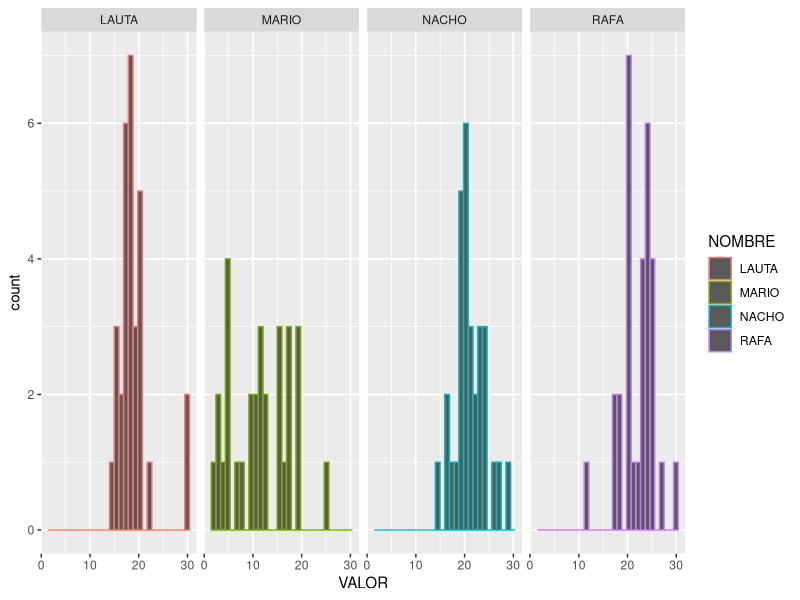
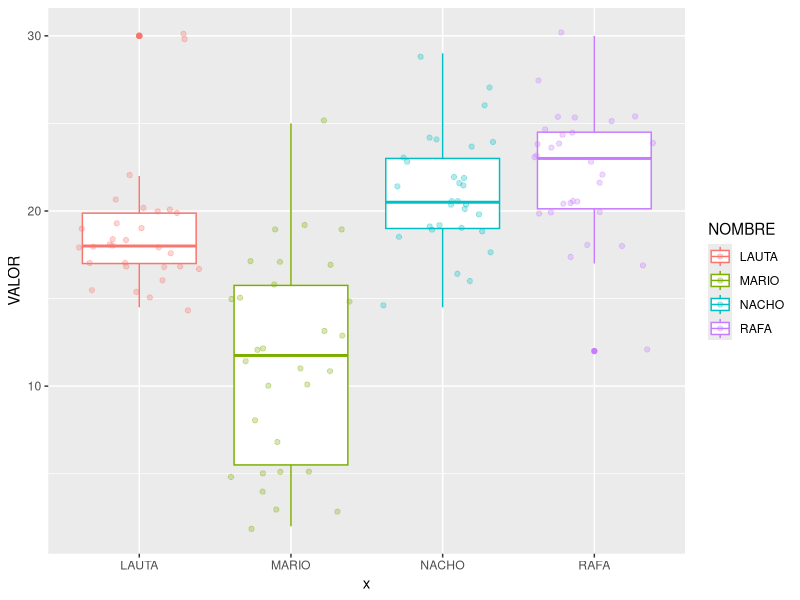
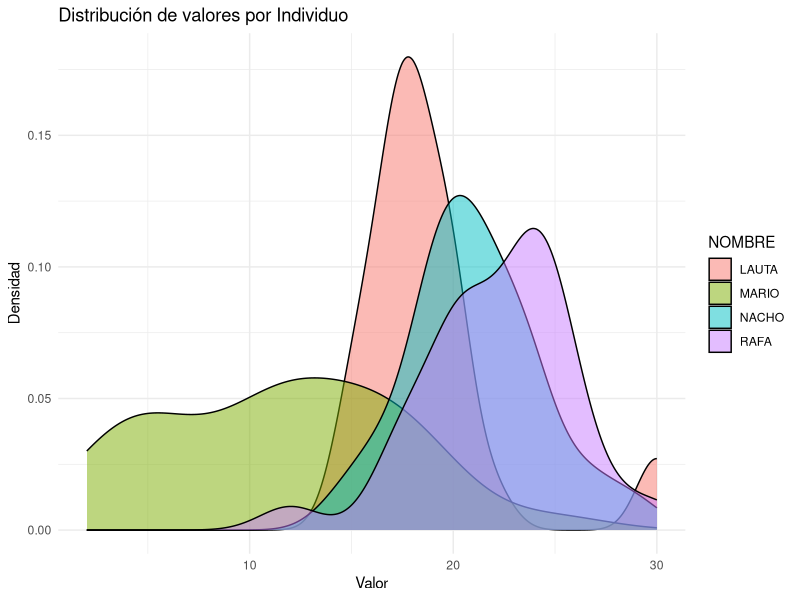
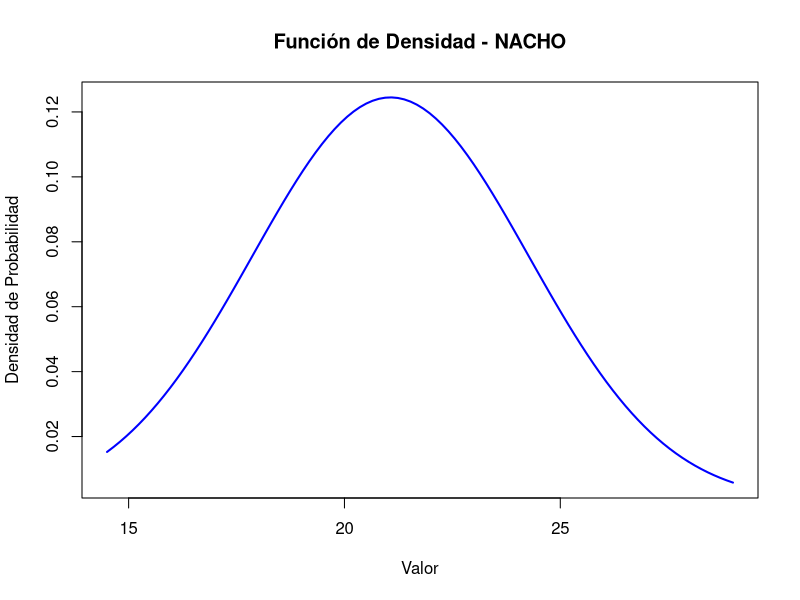
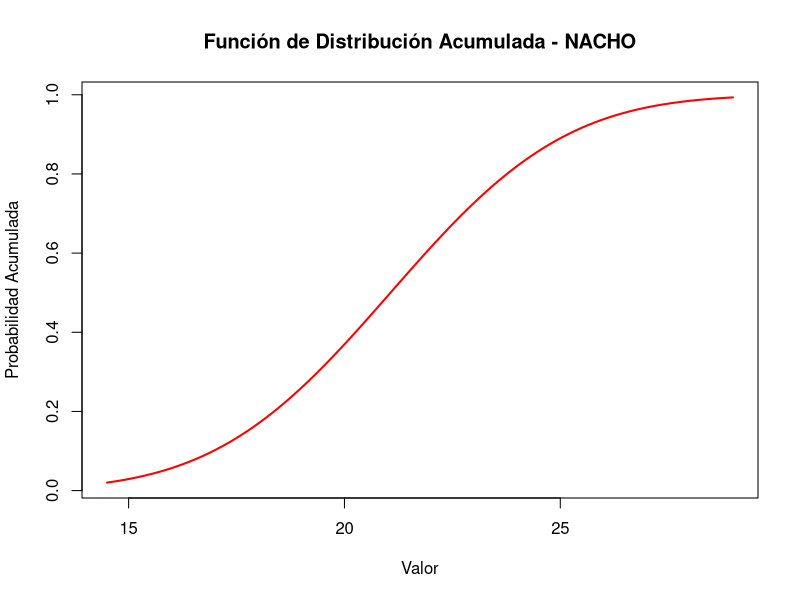
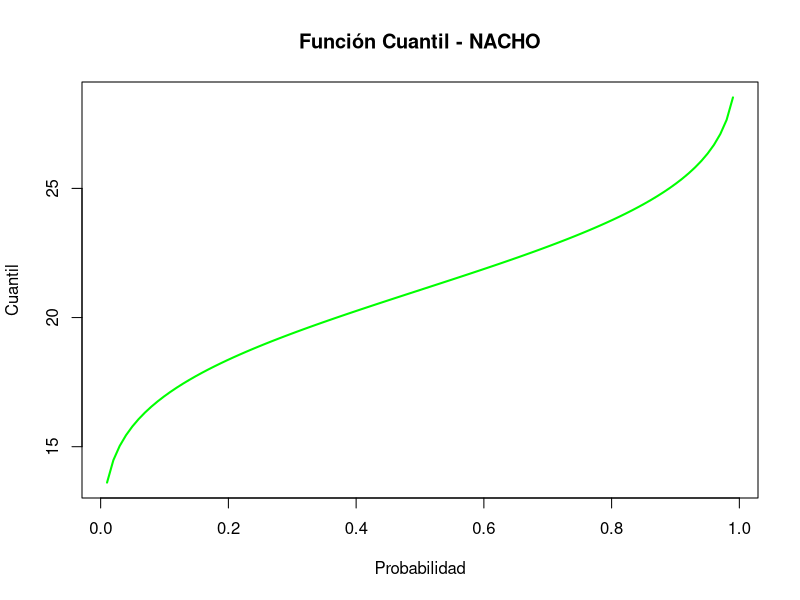

Here is the R script that generated these plots, in order:
## ---- chunk 1
library(tidyr)
library(ggplot2)

datos <- data.frame(
  NACHO = c(23, 23.5, 26, 24, 20, 21.5, 22, 19, 20.5, 18.5, 19, 16, 20, 20.5, 29, 24, 24, 21.5, 19, 27, 22, 19, 21.5, 14.5, 17.5, 19, 23, 20.5, 20.5, 16.5),
  LAUTA = c(30, 19, 17, 15.5, 20, 30, 16.5, 19.5, 16, 15, 15.5, 18, 22, 19, 17, 18.5, 18.5, 17, 18, 17, 18, 18, 17.5, 17, 20, 20, 18, 20.5, 14.5, 20),
  MARIO = c(15, 5, 5, 8, 3, 11.5, 16, 15, 10, 11, 13, 15, 13, 5, 2, 17, 19, 10, 7, 25, 11, 3, 5, 17, 12, 19, 17, 4, 19, 12),
  RAFA = c(25.5, 23, 24.5, 21.5, 24.5, 25, 17, 12, 20.5, 20, 24, 17.5, 23.5, 18, 25.5, 25.5, 30, 27.5, 20, 22, 20.5, 24, 23, 24.5, 20.5, 20.5, 23, 20, 18, 24)
)

datos_tidy <- gather(datos, key = NOMBRE, value = VALOR,)
# print(datos_tidy)
## ---- chunk 2
tablaNACHO <- subset(datos_tidy, NOMBRE == 'NACHO')
# tablaNACHO
tablaLAUTA <- subset(datos_tidy, NOMBRE == 'LAUTA')
# tablaLAUTA
tablaMARIO <- subset(datos_tidy, NOMBRE == 'MARIO')
# tablaMARIO
tablaRAFA <- subset(datos_tidy, NOMBRE == 'RAFA')
# tablaRAFA
## ---- chunk 3
summary(datos)
## ---- chunk 4
library(ggplot2)
ggplot(datos_tidy, aes(VALOR, color = NOMBRE)) +
  geom_histogram() +
  facet_grid(rows =, cols = vars(NOMBRE))
## ---- chunk 5
library(ggplot2)
ggplot(datos_tidy, aes(x = "", y = VALOR, color = NOMBRE)) +
  geom_boxplot(aes(NOMBRE)) +
  geom_jitter(aes(NOMBRE), alpha = 0.3)
## ---- chunk 6
library(ggplot2)
datos_densidad <- gather(datos, key = "NOMBRE", value = "VALOR")


ggplot(datos_densidad, aes(x = VALOR, fill = NOMBRE)) +
  geom_density(alpha = 0.5) +
  labs(title = "Distribución de valores por Individuo",
       x = "Valor",
       y = "Densidad") +
  theme_minimal()
## ---- chunk 7

# Selecciona la columna NACHO de tu dataframe
nacho_data <- datos$NACHO

# Calcula la media y la desviación estándar de los datos
mean_nacho <- mean(nacho_data)
sd_nacho <- sd(nacho_data)

# Crea un rango de valores para x
x <- seq(min(nacho_data), max(nacho_data), length = 100)

# Calcula la función de densidad para el rango de x
densidad_nacho <- dnorm(x, mean = mean_nacho, sd = sd_nacho)

# Crea el gráfico
dnorm_nacho <- plot(x, densidad_nacho, type = "l", col = "blue", lwd = 2, 
     main = "Función de Densidad - NACHO",
     xlab = "Valor", ylab = "Densidad de Probabilidad")


## ---- chunk 8
# Crea un rango de valores para x
x <- seq(min(nacho_data), max(nacho_data), length = 100)

# Calcula la probabilidad acumulada para el rango de x
prob_nacho <- pnorm(x, mean = mean_nacho, sd = sd_nacho)

# Crea el gráfico
pnorm_nacho <- plot(x, prob_nacho, type = "l", col = "red", lwd = 2, 
     main = "Función de Distribución Acumulada - NACHO",
     xlab = "Valor", ylab = "Probabilidad Acumulada")
## ---- chunk 9
# Crea un rango de probabilidades para q
q <- seq(0.01, 0.99, length = 100)

# Calcula los cuantiles para el rango de q
cuantil_nacho <- qnorm(q, mean = mean_nacho, sd = sd_nacho)

# Crea el gráfico
qnorm_nacho <- plot(q, cuantil_nacho, type = "l", col = "green", lwd = 2, 
     main = "Función Cuantil - NACHO",
     xlab = "Probabilidad", ylab = "Cuantil")
